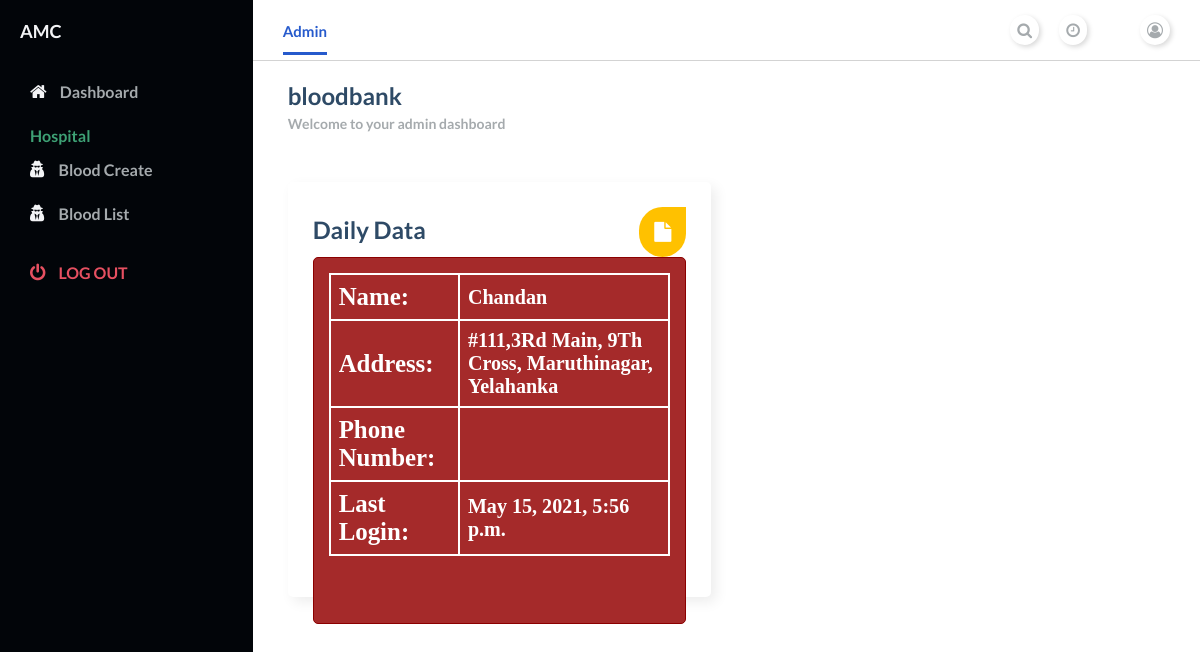
/bloodbank/dashboard/ (signed in), run on an earlier commit of the app's database.
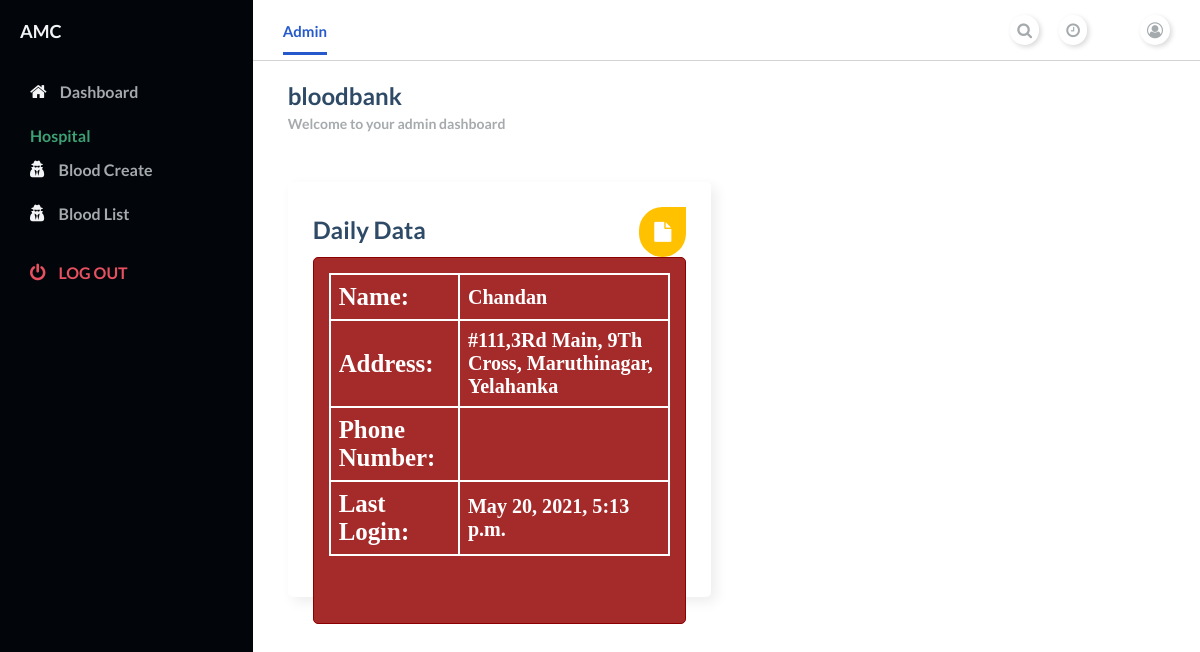
And on a later commit of the database.
### accounts/models.py (models this page shows, shortened)
class User(AbstractUser):
    username = None
    role = models.CharField(max_length=12, error_messages={
        'required': "Role must be provided"
    })
    gender = models.CharField(max_length=10, blank=True, null=True, default="")
    email = models.EmailField(unique=True, blank=False,
                              error_messages={
                                  'unique': "A user with that email already exists.",
                              })
    address=models.TextField(blank=True,null=True,default="")
    phone_number = PhoneField(blank=True, help_text='Contact phone number')
    pincode=models.CharField( max_length=6, default="")
    USERNAME_FIELD = "email"
    REQUIRED_FIELDS = []
    objects = UserManager()

### bloodbank/views.py (the view)
# urls.py: path('', DashboardView.as_view(), name='bloodbank-dashboard'),
class DashboardView(ListView):
    template_name = 'bloodbank/bloodbankbase.html'
    @method_decorator(login_required(login_url=reverse_lazy('accounts:login')))
    @method_decorator(user_is_bloodbank)
    def dispatch(self, request, *args, **kwargs):
        return super().dispatch(self.request, *args, **kwargs)
    def get_queryset(self):
        return None

### templates/bloodbank/bloodbankbase.html (shortened to what this page needs)
{% extends 'bloodbank/home.html' %}
{% load static %}
{% block content %}
<main>
    <div class="main__container">
      <div class="main__title">
        <div class="main__greeting">
          <h1>{{request.user.role}}</h1>
          <p>Welcome to your admin dashboard</p>
        </div>
      </div>
      <div class="charts">
        <div class="charts__left">
          <div class="charts__left__title">
            <div>
              <h1>Daily Data</h1>
            </div>
            <i class="fa fa-file" aria-hidden="true"></i>
          </div>
          <div class="profile">
            <div class="profile_container">
                <table>
                  <tr>
                    <td><h5>Name:</h5></td>
                    <td><h6>{{request.user.last_name}}</h6></td>
                  </tr>
                  <tr>
                    <td><h5>Address:</h5></td>
                    <td><h6>{{request.user.address}}</h6></td>
                  </tr>
                  <tr>
                    <td><h5>Phone Number:</h5></td>
                    <td><h6>{{request.user.phone_number}}</h6></td>
                  </tr>
                  <tr>
                    <td><h5>Last Login:</h5></td>
                    <td><h6>{{request.user.last_login}}</h6></td>
                  </tr>
                </table>
            </div>
          </div>
        </div>
      </div>
    </div>
  </main>
{% endblock %}

### templates/bloodbank/home.html (shortened to what this page needs)
{% load static %}
<!DOCTYPE html>
<html lang="en">
<head>
    <link
      rel="stylesheet"
      href="https://stackpath.bootstrapcdn.com/font-awesome/4.7.0/css/font-awesome.min.css"
    />
    <link rel="stylesheet" href="{% static 'dashboard/style.css' %}" />
</head>
<body id="body">
    <div class="container">
    <nav class="navbar">
      <div class="navbar__left">
        <a class="active_link" href="#">Admin</a>
      </div>
      <div class="navbar__right">
        <a href="#">
          <i class="fa fa-search" aria-hidden="true"></i>
        </a>
        <a href="#">
          <i class="fa fa-clock-o" aria-hidden="true"></i>
        </a>
        <a href="#">
          <i class="fa fa-user-circle-o" aria-hidden="true"></i>
        </a>
      </div>
    </nav>
    {% block content %} {% endblock %}
      <div id="sidebar">
        <div class="sidebar__title">
          <div class="sidebar__img">
            <h1> {{ request.user.first_name }}</h1>
          </div>
        </div>
        <div class="sidebar__menu">
          <div class="sidebar__link ">
            <i class="fa fa-home"></i>
            <a href="{% url 'bloodbank:bloodbank-dashboard' %}">Dashboard</a>
          </div>
          <h2>Hospital</h2>
          <div class="sidebar__link">
            <i class="fa fa-user-secret" aria-hidden="true"></i>
            <a href="{% url 'bloodbank:blood-create' %}">Blood Create</a>
          </div>
          <div class="sidebar__link">
            <i class="fa fa-user-secret" aria-hidden="true"></i>
            <a href="{% url 'bloodbank:blood-list' %}">Blood List</a>
          </div>
           <div class="sidebar__logout">
            <i class="fa fa-power-off"></i>
            <a href="{% url 'accounts:logout' %}">Log out</a>
          </div>
        </div>
      </div>
    </div>
</body>
</html>

What changed in the data, as far as the page shows it:
changed User "bloodbank": user.last_login "May 15, 2021, 5:56 p.m." → "May 20, 2021, 5:13 p.m."
